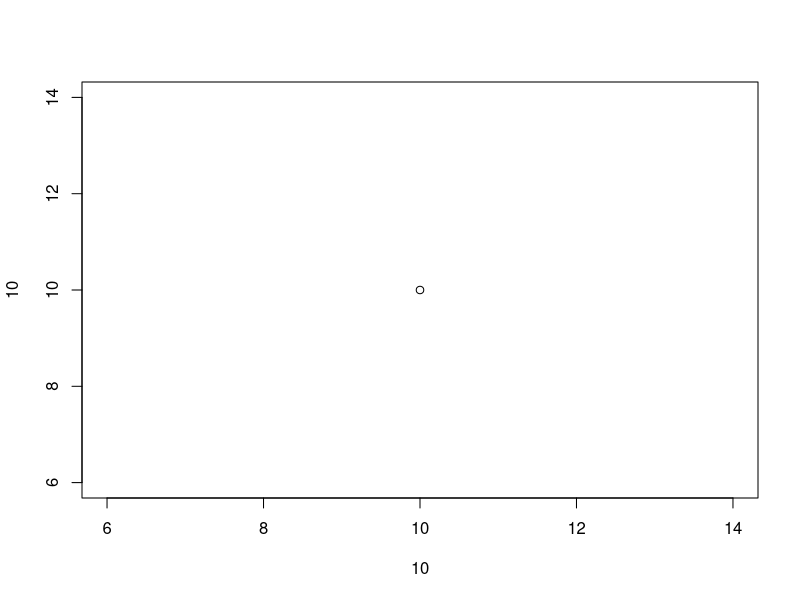
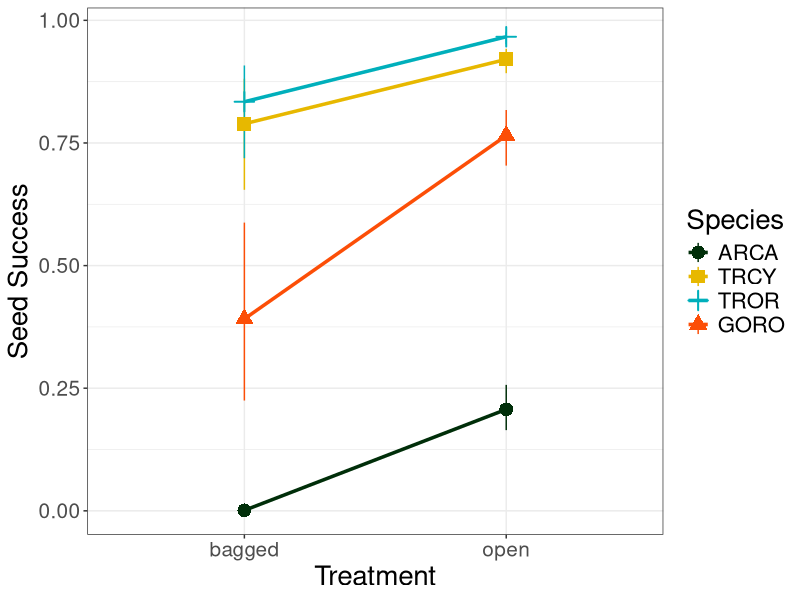

The R script that drew these images, in order:
# last updated 21 March 2021 
# analysis to look at if bagging plants affects their success rate in four focal plants in perenjori 
# still figuring out github..... :| 

# libraries
require(lme4)
require(emmeans)
require(ggplot2)
require(glmmTMB)

# working directory
setwd('/Users/aubrie/Dropbox/UQ/WesternAustraliaProjects/PFD2020/DataCode/')

# data 
dat<-read.csv('Bagged_Plants2020.csv', header=T)

# complete cases
df<-dat[which(complete.cases(dat)==T),]

# add failures in 
df$fails<-(df$attempts)-(df$successes)

# add in id 
df$id<-seq(1:nrow(df))

# two column integer matrix with successes then fails 
# for more info do: ?binomial
try<-cbind(df$successes, df$fails)

# model
mod<-glmmTMB(cbind(successes,fails)~species*treatment+(1|id), family='binomial', data=df)

# get data 
estimates<-emmip(mod, species~treatment, CI=T, type='response', plotit=F)

# plot 
plot(10,10)
labels<-c(arca="ARCA", vero="GORO", tror="TROR", trcy="TRCY")
ggplot(estimates, aes(x=xvar, y=yvar, group=species,col=species, shape=species))+
  geom_line(lwd=1.2)+
  geom_pointrange(aes(ymin=LCL, ymax=UCL), size=1)+
  theme_bw()+theme(text=element_text(size=20), 
                   axis.text.x=element_text(size=15), 
                   axis.text.y=element_text(size=15))+
  labs(col='Species', shape='Species')+
  scale_color_manual(labels=labels, values=c('#002E09', "#E7B800",  "#00AFBB", "#FC4E07"))+
  scale_shape_manual(labels=labels, values=c(16, 15, 3, 17))+
  xlab('Treatment')+
  ylab('Seed Success')

# get pairs comparison on the species two different bagging treatments
mod.emm<-emmeans(mod, ~treatment|species)
tab<-pairs(mod.emm)

# can also compare species success 
mod.emm2<-emmeans(mod, ~species|treatment)
tab2<-pairs(mod.emm2)

# prob of setting seeds
emmeans(mod, ~species|treatment, type="response")
